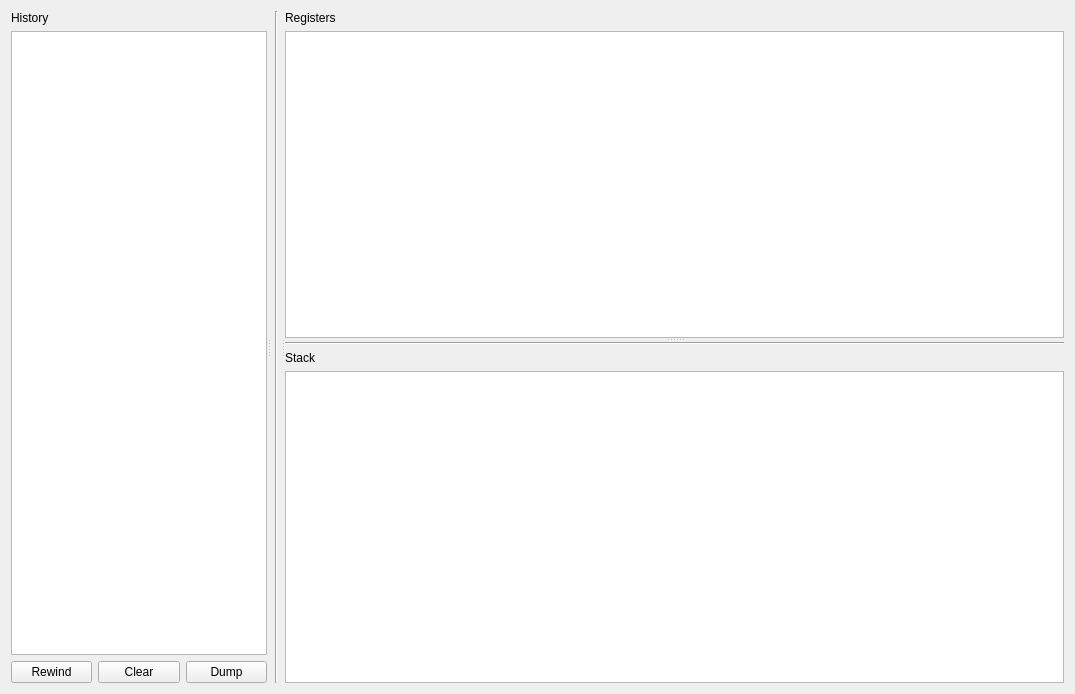
<?xml version="1.0" encoding="UTF-8"?>
<ui version="4.0">
 <class>Form</class>
 <widget class="QWidget" name="Form">
  <property name="geometry">
   <rect>
    <x>0</x>
    <y>0</y>
    <width>1075</width>
    <height>694</height>
   </rect>
  </property>
  <property name="maximumSize">
   <size>
    <width>16777215</width>
    <height>16777215</height>
   </size>
  </property>
  <property name="windowTitle">
   <string>EA View</string>
  </property>
  <layout class="QGridLayout" name="gridLayout">
   <item row="1" column="0">
    <widget class="QSplitter" name="splitter_2">
     <property name="orientation">
      <enum>Qt::Horizontal</enum>
     </property>
     <widget class="QWidget" name="layoutWidget">
      <layout class="QVBoxLayout" name="verticalLayout_3">
       <property name="sizeConstraint">
        <enum>QLayout::SetDefaultConstraint</enum>
       </property>
       <item>
        <widget class="QLabel" name="label_7">
         <property name="sizePolicy">
          <sizepolicy hsizetype="Minimum" vsizetype="Minimum">
           <horstretch>0</horstretch>
           <verstretch>0</verstretch>
          </sizepolicy>
         </property>
         <property name="maximumSize">
          <size>
           <width>200</width>
           <height>16777215</height>
          </size>
         </property>
         <property name="text">
          <string>History</string>
         </property>
        </widget>
       </item>
       <item>
        <widget class="QListWidget" name="listWidget">
         <property name="sizePolicy">
          <sizepolicy hsizetype="Expanding" vsizetype="Expanding">
           <horstretch>0</horstretch>
           <verstretch>0</verstretch>
          </sizepolicy>
         </property>
         <property name="minimumSize">
          <size>
           <width>0</width>
           <height>0</height>
          </size>
         </property>
         <property name="maximumSize">
          <size>
           <width>16777215</width>
           <height>16777215</height>
          </size>
         </property>
        </widget>
       </item>
       <item>
        <layout class="QHBoxLayout" name="horizontalLayout_3">
         <item>
          <widget class="QPushButton" name="pushButton_3">
           <property name="text">
            <string>Rewind</string>
           </property>
          </widget>
         </item>
         <item>
          <widget class="QPushButton" name="pushButton_2">
           <property name="text">
            <string>Clear</string>
           </property>
          </widget>
         </item>
         <item>
          <widget class="QPushButton" name="pushButton">
           <property name="text">
            <string>Dump</string>
           </property>
          </widget>
         </item>
        </layout>
       </item>
      </layout>
     </widget>
     <widget class="Line" name="line">
      <property name="sizePolicy">
       <sizepolicy hsizetype="Minimum" vsizetype="Minimum">
        <horstretch>0</horstretch>
        <verstretch>0</verstretch>
       </sizepolicy>
      </property>
      <property name="maximumSize">
       <size>
        <width>10</width>
        <height>16777215</height>
       </size>
      </property>
      <property name="orientation">
       <enum>Qt::Vertical</enum>
      </property>
     </widget>
     <widget class="QSplitter" name="splitter">
      <property name="sizePolicy">
       <sizepolicy hsizetype="Expanding" vsizetype="Expanding">
        <horstretch>1</horstretch>
        <verstretch>1</verstretch>
       </sizepolicy>
      </property>
      <property name="orientation">
       <enum>Qt::Vertical</enum>
      </property>
      <widget class="QWidget" name="layoutWidget">
       <layout class="QVBoxLayout" name="verticalLayout_2">
        <property name="sizeConstraint">
         <enum>QLayout::SetDefaultConstraint</enum>
        </property>
        <item>
         <widget class="QLabel" name="label">
          <property name="text">
           <string>Registers</string>
          </property>
         </widget>
        </item>
        <item>
         <widget class="QTextEdit" name="textEdit"/>
        </item>
       </layout>
      </widget>
      <widget class="QWidget" name="layoutWidget">
       <layout class="QVBoxLayout" name="verticalLayout">
        <item>
         <widget class="Line" name="line_2">
          <property name="orientation">
           <enum>Qt::Horizontal</enum>
          </property>
         </widget>
        </item>
        <item>
         <widget class="QLabel" name="label_2">
          <property name="text">
           <string>Stack</string>
          </property>
         </widget>
        </item>
        <item>
         <widget class="QTextEdit" name="textEdit_2"/>
        </item>
       </layout>
      </widget>
     </widget>
    </widget>
   </item>
  </layout>
 </widget>
 <resources/>
 <connections/>
</ui>
